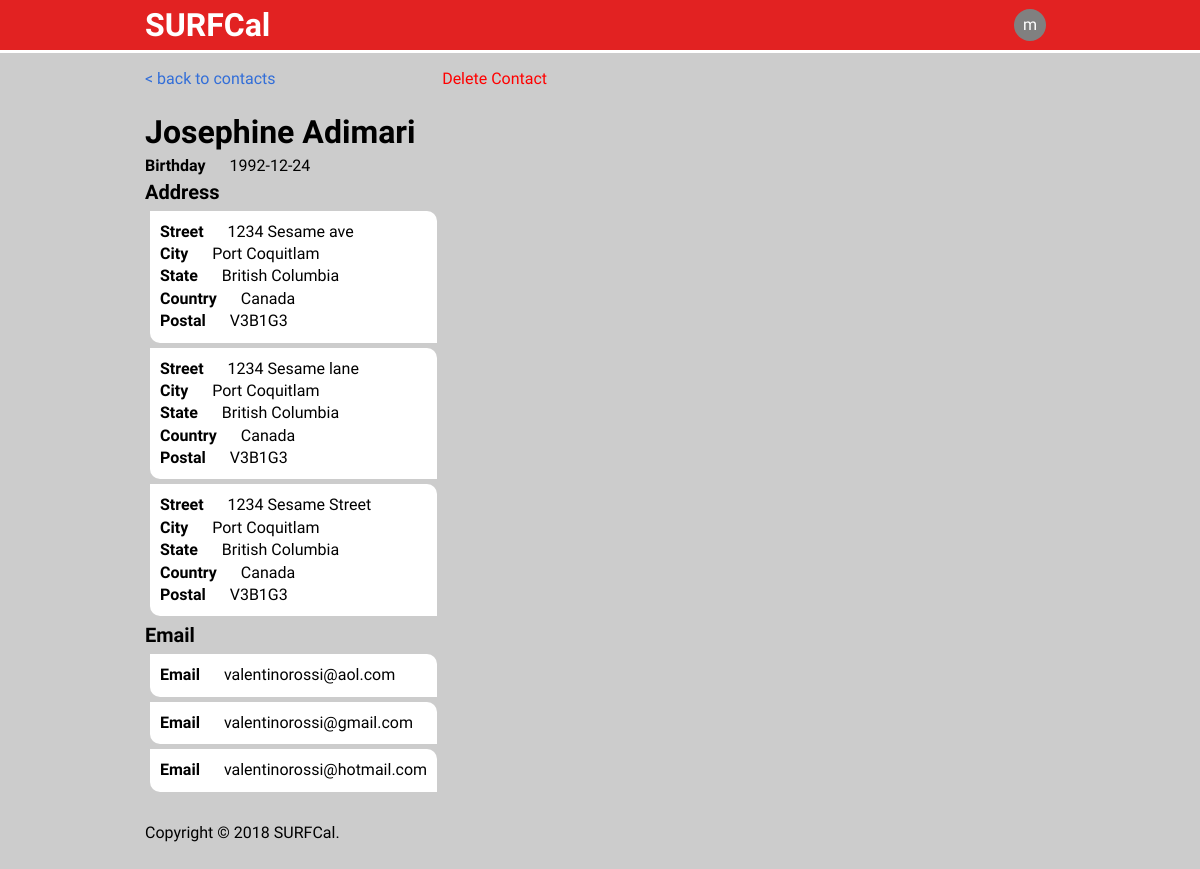
The app's page /?SURFCal=contact&contact=contactDetail&contactId=1 (signed in) with its own data.
### tables this page shows
CREATE TABLE Contacts (
    contactId   INTEGER AUTO_INCREMENT,
    accId       INTEGER,
    name        VARCHAR(32) NOT NULL,
    birthday    DATE,
    PRIMARY KEY (contactId),
    FOREIGN KEY (accId) REFERENCES Accounts(id) ON DELETE CASCADE ON UPDATE CASCADE
);

CREATE TABLE ContactAddresses (
    contactId   INTEGER,
    streetField VARCHAR(256) NOT NULL,
    city        VARCHAR(32) NOT NULL,
    state_      VARCHAR(32) NOT NULL,
    country     VARCHAR(32) NOT NULL,
    postal      CHAR(8) NOT NULL,
    PRIMARY KEY (contactId, streetField, city, state_, country, postal),
    FOREIGN KEY (contactId) REFERENCES Contacts(contactId) ON DELETE CASCADE ON UPDATE CASCADE
);

CREATE TABLE ContactEmails (
    contactId   INTEGER,
    email       VARCHAR(64) NOT NULL,
    PRIMARY KEY (contactId, email),
    FOREIGN KEY (contactId) REFERENCES Contacts(contactId) ON DELETE CASCADE ON UPDATE CASCADE
);

### web/config/properties.php (called while the page is built, shortened)
<?php
$profile = 'SURFCal';
$siteTitle = 'SURFCal';
$copy = '2018';
?>

### web/config/database.php (called while the page is built, shortened)
<?php
$host = 'localhost';
$user = 'root';
$pass = '';
$schema = 'surfcal';
$conn = new mysqli($host, $user, $pass, $schema);
$conn->set_charset('utf-8');
function getContactDetails($contactId) {
	global $conn;
	$result = [];
	$stmt = mysqli_prepare($conn, "SELECT name, birthday FROM Contacts WHERE contactId=?;");
	mysqli_stmt_bind_param($stmt, "i", $contactId);
	mysqli_stmt_execute($stmt);
	$name_result = mysqli_stmt_get_result($stmt);
	$row = mysqli_fetch_assoc($name_result);
	array_push($result, $row);
	$address_stmt = mysqli_prepare($conn, "SELECT streetField, city, state_, country, postal FROM ContactAddresses WHERE contactId=?;");
	mysqli_stmt_bind_param($address_stmt, "i", $contactId);
	mysqli_stmt_execute($address_stmt);
	$address_result = mysqli_stmt_get_result($address_stmt);
	$email_stmt = mysqli_prepare($conn, "SELECT email FROM ContactEmails WHERE contactId=?;");
	mysqli_stmt_bind_param($email_stmt, "i", $contactId);
	mysqli_stmt_execute($email_stmt);
	$email_result = mysqli_stmt_get_result($email_stmt);
	$phone_stmt = mysqli_prepare($conn, "SELECT phoneNum, type FROM ContactPhones WHERE contactId=?;");
	mysqli_stmt_bind_param($phone_stmt, "i", $contactId);
	mysqli_stmt_execute($phone_stmt);
	$phone_result = mysqli_stmt_get_result($phone_stmt);
	if ($address_result) {
		while($row = mysqli_fetch_assoc($address_result)) {
			array_push($result, $row);
		}
	}
	if ($email_result) {
		while($row = mysqli_fetch_assoc($email_result)) {
			array_push($result, $row);
		}
	}
	if ($phone_result) {
		while($row = mysqli_fetch_assoc($phone_result)) {
			array_push($result, $row);
		}
	}
	return $result;
}
?>

### web/sources/contact/functions.php (the view, shortened to what this page needs)
<?php
function displayContactDetails($details) {
	global $profile;
	$name = "";
	$birthday = "";
	$addresses = [];
	$emails = [];
	$phones = [];
	foreach($details as &$detail) {
		if (isset($detail["name"])) $name = $detail["name"];
		if (isset($detail["birthday"])) $birthday = $detail["birthday"];
		if (isset($detail["streetField"])) {
			array_push($addresses, $detail);
		} else if (isset($detail["email"])) {
			array_push($emails, $detail);
		} else if (isset($detail["phone"])) {
			array_push($phones, $detail);
		}
	}
	echo '<div class="contactDetail">';
	echo '<a id="backToContacts" href="?'. $profile . '=contact" style="display: block;">< back to contacts</a>';
	echo '<h2 id="contactName">' . $name . '</h2>';
	if ($birthday !== "") {
		echo '<span class="infoField">';
		echo '<label>Birthday</label>  ' . $birthday;
		echo '</span>';
	}
	if (count($addresses) > 0) {
		echo '<h4>Address</h4>';
		foreach($addresses as &$address) {
			echo '<div class="contactInfoSection">';
			generateInfoField($address);
			echo '</div>';
		}
	}
	if (count($emails) > 0) {
		echo '<h4>Email</h4>';
		foreach($emails as &$email) {
			echo '<div class="contactInfoSection">';
			echo '</div>';
		}
	}
	echo '</div>';
}
function generateInfoField($info) {
	foreach($info as $key => $value) {
		echo '<span class="infoField">';
		echo '<label>' . infoKeyToLabel($key) . '</label>  ' . $value;
		echo '</span>';
	}
}
function infoKeyToLabel($key) {
	$label = "";
	switch ($key) {
		case "streetField":
			$label = "Street";
			break;
		case "city":
			$label = "City";
			break;
		case "state_":
			$label = "State";
			break;
		case "country":
			$label = "Country";
			break;
		case "postal":
			$label = "Postal";
			break;
		case "email":
			$label = "Email";
			break;
	}
	return $label;
}
function displayDeleteContactOption($contactId) {
	global $profile;
	echo '<a id="deleteContact" href="?' . $profile . '=contact&contact=deleteContact&contactId=' . $contactId . '">Delete Contact</a>';
}
?>

### web/index.php (shortened to what this page needs)
<?php
require_once('config/properties.php');
require_once('config/database.php');
require_once('config/functions.php');
if (isset($_SESSION['id']) && isset($_SESSION['user']) && isset($_SESSION['admin']) && isset($_SESSION['email']) && isset($_SESSION['calId'])) {
    $loggedin = true;
    $user = $_SESSION['user'];
} else {
    $loggedin = false;
}
$getSection = isset($_GET[$profile]) ? $_GET[$profile] : '';
switch ($getSection) {
    case 'contact':
        include('sources/contact/main.php');
        break;
}
?>

### web/sources/contact/main.php (shortened to what this page needs)
<?php
$pageMode = '';
include_once('functions.php');
if (!$loggedin) {
	echo "NOT LOGGED IN";
	header("Location: ?$profile=login");
} else {
	include('styles/header.php');
	if (isset($_GET["contact"]) && $_GET["contact"] === "contactDetail" && isset($_GET["contactId"])) {
		$details = getContactDetails($_GET["contactId"]);
		displayContactDetails($details);
		$contactId = $_GET["contactId"];
		displayDeleteContactOption($contactId);
	} else {
		showContactList();
		displayAddContactSection();
	}
	include('styles/footer.php');
}
?>

### web/styles/header.php (shortened to what this page needs)
<?php
echo <<<_END
<!DOCTYPE html>
<html lang="en">
    <head>
        <meta charset="utf-8" />
        <title>SURFCal | $pageTitle</title>
        <meta name="robots" content="noindex, nofollow" />
        <meta name="viewport" content="width=device-width, initial-scale=1" />
        <link href="https://fonts.googleapis.com/css?family=Source+Sans+Pro:300,300i400,400i,700,700i" rel="stylesheet" type="text/css" />
        <link href="https://use.fontawesome.com/releases/v5.0.13/css/all.css" rel="stylesheet" />
        <link href="styles/styles.css" rel="stylesheet" type="text/css" />
        <script src="http://twemoji.maxcdn.com/2/twemoji.min.js?2.7"></script>
        <script src="scripts/surfcal.js" type="text/javascript"></script>
    </head>
    <body>
        <div class="wrapper">
            <header class="global">
                <div class="container">
                    <h1>SURFCal</h1>
                    <nav class="userProfile">
                        <div class="userAvatar">
_END;
echo "                            <span>" . ($loggedin ? $user[0] : "<i class=\"fas fa-user\"></i>") . "</span>
                        </div>
                        <div class=\"userMenu\">
                            <div class=\"userAvatar\">
                                <span>" . ($loggedin ? $user[0] : "<i class=\"fas fa-user\"></i>") . "</span>
                            </div>
                            <h3>" . ($loggedin ? $user : "&nbsp;") . "</h3>
                            <p>" . ($loggedin ? $email : "&nbsp;") . "</p>
                            <ul>
                                <li><a href=\"?$profile=home\">Home</a></li>";
echo <<<_END
                            </ul>
                            <h6>$siteTitle <span class="version">v$SiteMeta->version</span></h6>
                            <p>Instance: $SiteMeta->commit</p>
                            <p>Last Updated: $SiteMeta->lastUpdated</p>
                        </div>
                    </nav>
                </div>
            </header>
_END;
echo "            <div class=\"main " . ($pageMode === '' ? '' : $pageMode.' ') ."global\">
                <div class=\"container\">
";
?>

### web/styles/footer.php (shortened to what this page needs)
<?php
echo <<< _END
                </div>
            </div>
            <footer class="global">
                <div class="container">
                    <p>Copyright &copy; $copy $siteTitle.</p>
                </div>
            </footer>
        </div>
    </body>
</html>
_END
?>

### web/styles/styles.css (style rules this page uses)
html, body { height: 100%; min-height: auto; }
body { background-color: #cccccc; color: black; font-family: "Source Sans Pro", sans-serif; font-size: 12pt; font-weight: 300; line-height: 1.4; margin: 0; padding: 0; }
h1, h2, h3, h4, h5, h6 { font-weight: 700; margin: 0; padding: 0; }
h1 { font-size: 24pt; }
h2 { font-size: 24pt; }
h4 { font-size: 15pt; }
p { margin: 0; padding: 0; }
a:link, a:visited { color: #326ed8; text-decoration: none; }
.wrapper { display: flex; flex-direction: column; height: auto; min-height: 100%; overflow-x: hidden; position: relative; width: 100%; }
.container { box-sizing: border-box; margin: 0 auto; max-width: 1600px; padding: 0 25px; width: 100%; }
header.global { background-color: #e22222; border-bottom: 3px solid white; height: 50px; margin-bottom: 15px; width: 100%; }
header.global .container { align-items: center; display: flex; height: 100%; }
header.global h1 { color: white; flex: 1; }
.userProfile { align-items: center; display: flex; height: 100%; position: relative; }
.userProfile .userAvatar { align-items: center; background-color: grey; border-radius: 50%; color: white; display: flex; height: 32px; justify-content: center; position: absolute; right: 9px; width: 32px; }
.main.global { flex: 1; }
#backToContacts { margin-bottom: 20px; }
#deleteContact { color: red; font-size: 16px; display: block; }
.contactInfoSection { background-color: white; padding: 10px; margin: 5px; border-radius: 0px 10px; display: block; }
.infoField { display: block; }
.infoField label { font-weight: bold; padding-right: 20px; }
footer.global { padding: 25px 0; }
@media all and (min-width: 800px) { .container { width: 80%; } }
@media all and (min-width: 800px) { .main .container { align-items: flex-start; display: flex; } }

### records on screen
contacts: name "Josephine Adimari", birthday "1992-12-24"
contactaddresses: key "Street", streetField "1234 Sesame ave", key "City", city "Port Coquitlam", key "State", state_ "British Columbia", key "Country", country "Canada", key "Postal", postal "V3B1G3"
contactaddresses: key "Street", streetField "1234 Sesame lane", key "City", city "Port Coquitlam", key "State", state_ "British Columbia", key "Country", country "Canada", key "Postal", postal "V3B1G3"
contactaddresses: key "Street", streetField "1234 Sesame Street", key "City", city "Port Coquitlam", key "State", state_ "British Columbia", key "Country", country "Canada", key "Postal", postal "V3B1G3"
contactemails: key "Email", email "valentinorossi@aol.com"
contactemails: key "Email", email "valentinorossi@gmail.com"
contactemails: key "Email", email "valentinorossi@hotmail.com"

### other values on screen
$user[0] "m"
$copy "2018"
$siteTitle "SURFCal"
